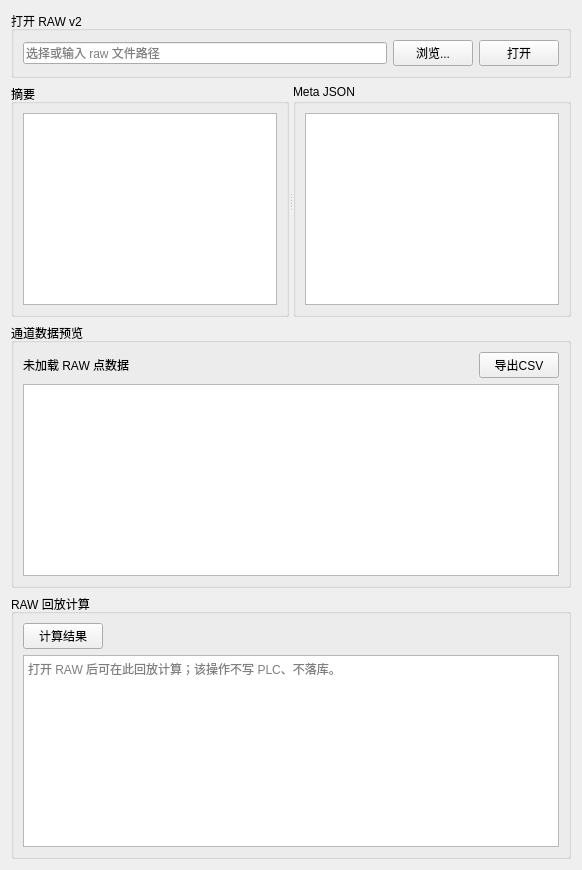
<?xml version="1.0" encoding="UTF-8"?>
<ui version="4.0">
 <class>RawViewerWidget</class>
 <widget class="QWidget" name="RawViewerWidget">
  <layout class="QVBoxLayout" name="verticalLayout">
   <item>
    <widget class="QGroupBox" name="groupOpen">
     <property name="title"><string>打开 RAW v2</string></property>
     <layout class="QHBoxLayout" name="horizontalLayout">
      <item><widget class="QLineEdit" name="editPath"><property name="placeholderText"><string>选择或输入 raw 文件路径</string></property></widget></item>
      <item><widget class="QPushButton" name="btnBrowse"><property name="text"><string>浏览...</string></property></widget></item>
      <item><widget class="QPushButton" name="btnOpen"><property name="text"><string>打开</string></property></widget></item>
     </layout>
    </widget>
   </item>
   <item>
    <widget class="QSplitter" name="splitter">
     <property name="orientation"><enum>Qt::Horizontal</enum></property>
     <widget class="QGroupBox" name="groupSummary">
      <property name="title"><string>摘要</string></property>
      <layout class="QVBoxLayout" name="verticalLayout_2">
       <item><widget class="QPlainTextEdit" name="txtSummary"><property name="readOnly"><bool>true</bool></property></widget></item>
      </layout>
     </widget>
     <widget class="QGroupBox" name="groupMeta">
      <property name="title"><string>Meta JSON</string></property>
      <layout class="QVBoxLayout" name="verticalLayout_3">
       <item><widget class="QPlainTextEdit" name="txtMeta"><property name="readOnly"><bool>true</bool></property></widget></item>
      </layout>
     </widget>
    </widget>
   </item>
   <item>
    <widget class="QGroupBox" name="groupRawPoints">
     <property name="title"><string>通道数据预览</string></property>
     <layout class="QVBoxLayout" name="verticalLayoutPoints">
      <item>
       <layout class="QHBoxLayout" name="horizontalLayoutPoints">
        <item><widget class="QLabel" name="labelPointCount"><property name="text"><string>未加载 RAW 点数据</string></property></widget></item>
        <item><spacer name="horizontalSpacerPoints"><property name="orientation"><enum>Qt::Horizontal</enum></property><property name="sizeHint" stdset="0"><size><width>40</width><height>20</height></size></property></spacer></item>
        <item><widget class="QPushButton" name="btnExportCsv"><property name="text"><string>导出CSV</string></property></widget></item>
       </layout>
      </item>
      <item><widget class="QTableWidget" name="tableRawPoints"><property name="minimumHeight"><number>220</number></property></widget></item>
     </layout>
    </widget>
   </item>
   <item>
    <widget class="QGroupBox" name="groupReplay">
     <property name="title"><string>RAW 回放计算</string></property>
     <layout class="QVBoxLayout" name="verticalLayout_4">
      <item>
       <layout class="QHBoxLayout" name="horizontalLayoutReplay">
        <item><widget class="QPushButton" name="btnCompute"><property name="text"><string>计算结果</string></property></widget></item>
        <item><spacer name="horizontalSpacerReplay"><property name="orientation"><enum>Qt::Horizontal</enum></property><property name="sizeHint" stdset="0"><size><width>40</width><height>20</height></size></property></spacer></item>
       </layout>
      </item>
      <item><widget class="QPlainTextEdit" name="txtReplayResult"><property name="readOnly"><bool>true</bool></property><property name="placeholderText"><string>打开 RAW 后可在此回放计算；该操作不写 PLC、不落库。</string></property></widget></item>
     </layout>
    </widget>
   </item>
  </layout>
 </widget>
 <resources/>
 <connections/>
</ui>
